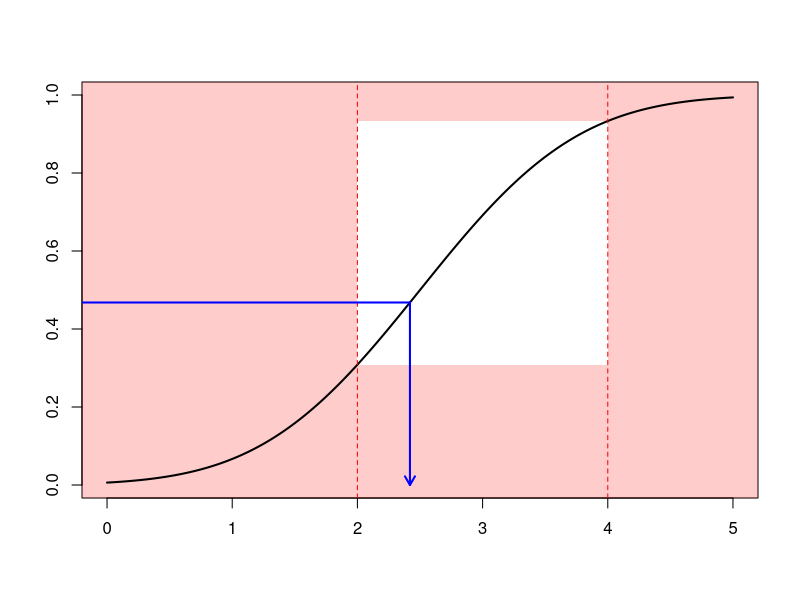
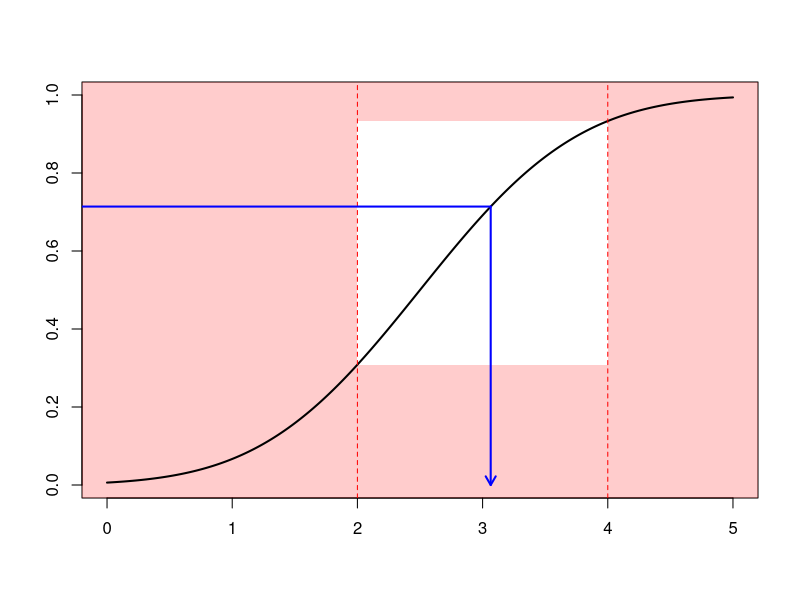
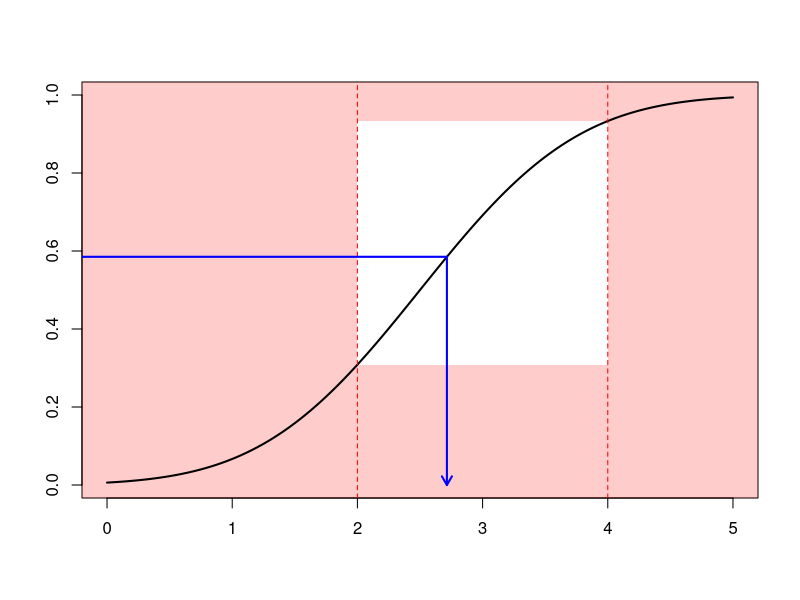
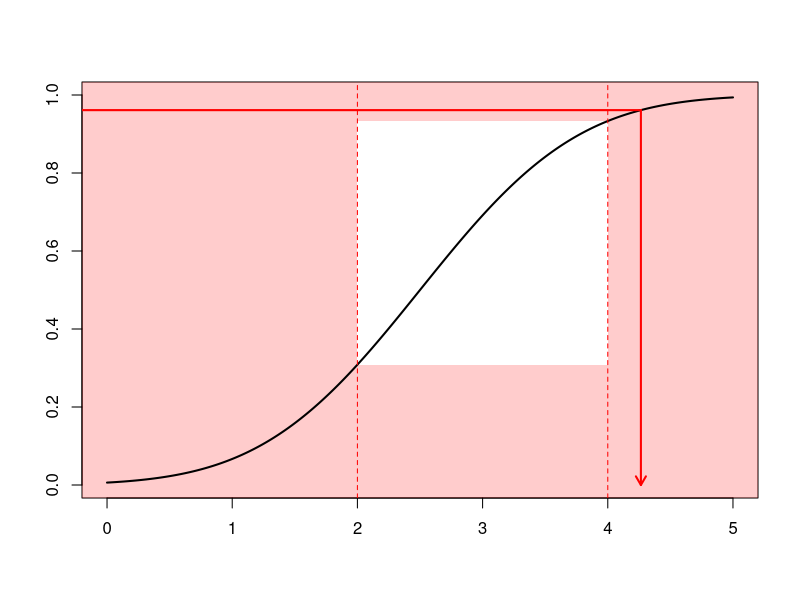
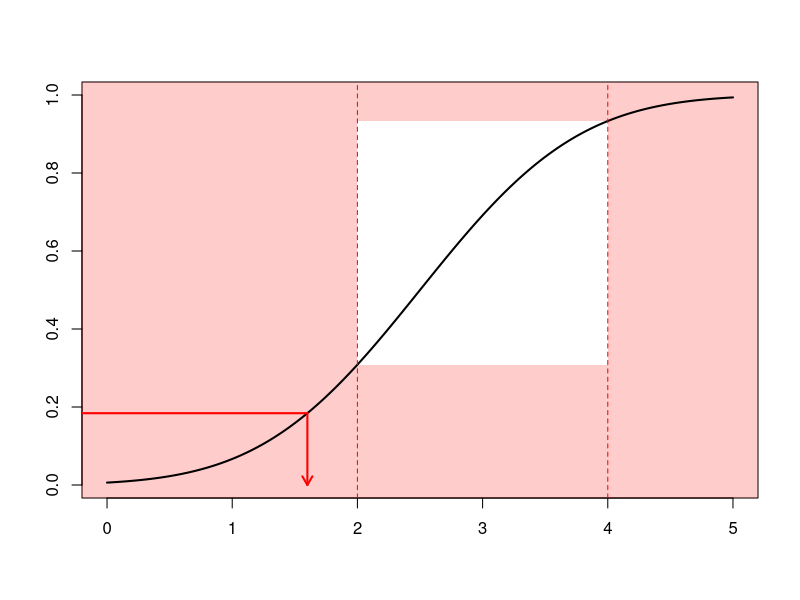
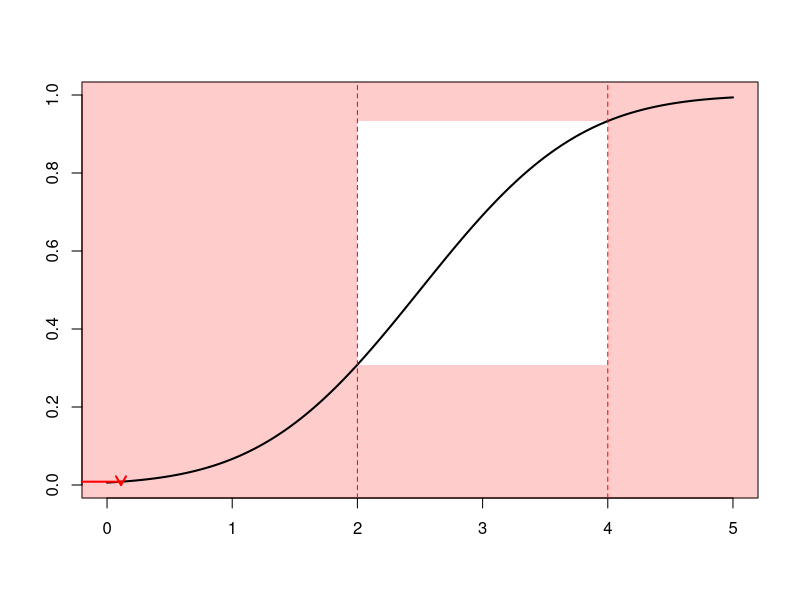
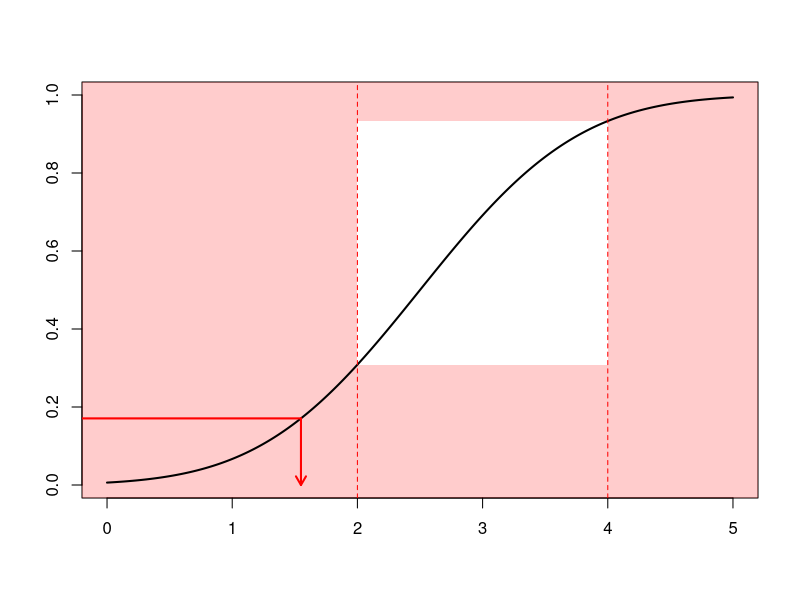
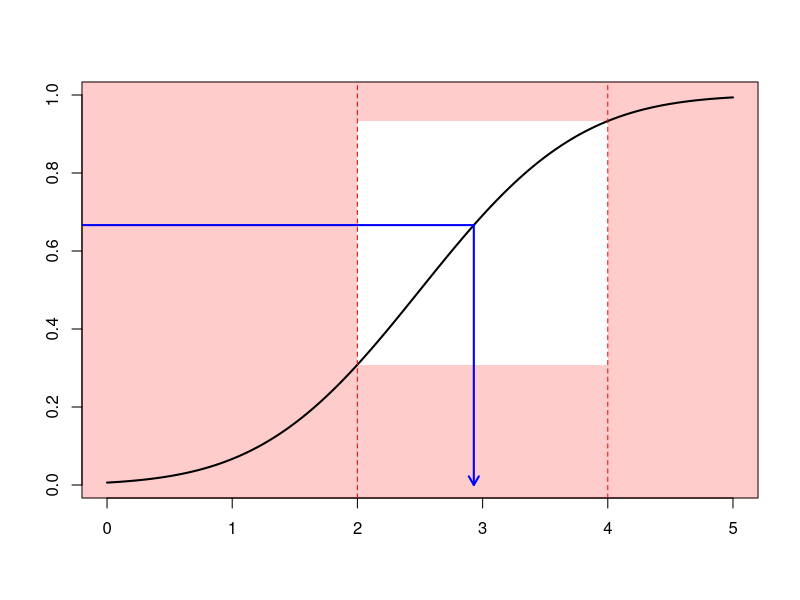

These charts were generated, in order, by the following R code:
## ---- chunk 1
#install.packages('gifski')
#if (packageVersion('knitr') < '1.20.14') {
#  remotes::install_github('yihui/knitr')
#}
pic_ani = function(){
  u=seq(0,5,by=.01)
  plot(u,pnorm(u,2.5,1),col="white",ylab="",xlab="")
  rect(-1,-1,6,2,col=rgb(1,0,0,.2),border=NA)
  rect(2,pnorm(2,2.5,1),4,pnorm(4,2.5,1),col="white",border=NA)
  lines(u,pnorm(u,2.5,1),lwd=2)
  abline(v=c(2,4),lty=2,col="red")
  ru <- runif(1)
  clr <- "red"
  if((qnorm(ru,2.5,1)>=2)&(qnorm(ru,2.5,1)<=4)) clr <- "blue"
  segments(-1,ru,qnorm(ru,2.5,1),ru,col=clr,lwd=2)
  arrows(qnorm(ru,2.5,1),ru,qnorm(ru,2.5,1),0,col=clr,lwd=2,length = .1)
}
for (i in 1:30) {pic_ani()}
## ---- chunk 2
#install.packages('gifski')
#if (packageVersion('knitr') < '1.20.14') {
#  remotes::install_github('yihui/knitr')
#}
pic_ani = function(){
  u=seq(0,5,by=.01)
  plot(u,pnorm(u,2.5,1),col="white",ylab="",xlab="")
  rect(-1,-1,6,2,col=rgb(1,0,0,.2),border=NA)
  rect(2,-1,4,2,col="white",border=NA)
  lines(u,pnorm(u,2.5,1),lty=2)
  pnormstar <- Vectorize(function(x){
    y=(pnorm(x,2.5,1)-pnorm(2,2.5,1))/(pnorm(4,2.5,1)-pnorm(2,2.5,1))
    if(x<=2) y <- 0
    if(x>=4) y <- 1
    return(y)
    })
  qnormstar <- function(u) as.numeric(uniroot((function (x) pnormstar(x) - u), lower = 2, upper = 4)[1])
  lines(u,pnormstar(u),lwd=2)
  abline(v=c(2,4),lty=2,col="red")
  ru <- runif(1)
  segments(-1,ru,qnormstar(ru),ru,col="blue",lwd=2)
  arrows(qnormstar(ru),ru,qnormstar(ru),0,col="blue",lwd=2,length = .1)
}
for (i in 1:30) {pic_ani()}
## ---- chunk 3
pic_ani = function(){
  u=seq(0,5,by=.01)
  plot(u,pnorm(u,2.5,1),col="white",ylab="",xlab="")
  rect(-1,-1,6,2,col=rgb(1,0,0,.2),border=NA)
  rect(2,pnorm(2,2.5,1),4,pnorm(4,2.5,1),col="white",border=NA)
  lines(u,pnorm(u,2.5,1),lwd=2)
  abline(h=pnorm(c(2,4),2.5,1),lty=2,col="red")
  ru <- runif(1)
  rutilde <- (1-ru)*pnorm(2,2.5,1)+ru*pnorm(4,2.5,1)
  segments(-1,rutilde,qnorm(rutilde,2.5,1),rutilde,col="blue",lwd=2)
  arrows(qnorm(rutilde,2.5,1),rutilde,qnorm(rutilde,2.5,1),0,col="blue",lwd=2,length = .1)
}
for (i in 1:30) {pic_ani()}
